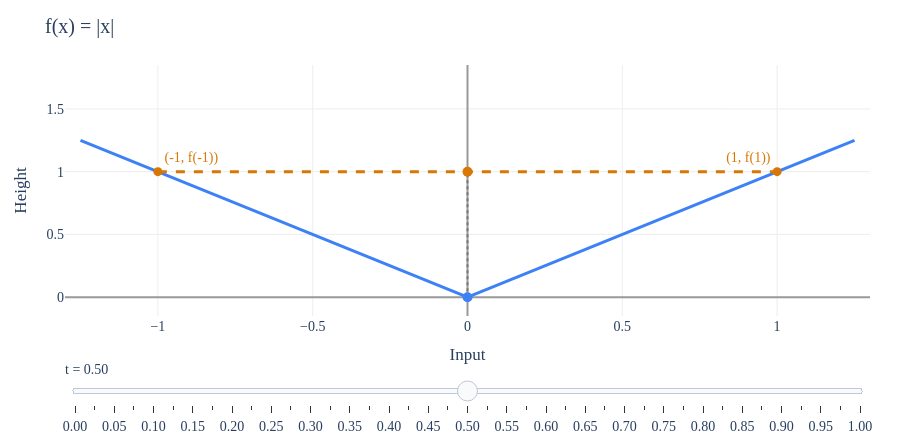

Notebook source saved alongside this figure:
### Code cell
make_secant_explorer(1)

### Figure 1 — Plotly figure (JSON) as saved in the notebook; plotly's stock layout.template omitted (floating-point values rounded to 4 significant figures; data arrays with more than 128 entries replaced by an {"elided": "..."} marker saying what was removed)
{"data": [{"hovertemplate": "Input: %{x:.2f}<br>f(input): %{y:.2f}<extra></extra>", "line": {"color": "#3d81f6", "width": 3}, "type": "scatter", "x": {"elided": "301 float values"}, "y": {"elided": "301 float values"}}, {"line": {"color": "#d97706", "dash": "dash", "width": 3}, "marker": {"size": 9}, "mode": "lines+markers+text", "text": ["(-1, f(-1))", "(1, f(1))"], "textfont": {"color": "#d97706", "family": "Palatino Linotype, Palatino, serif", "size": 14}, "textposition": ["top right", "top left"], "type": "scatter", "x": [-1, 1], "y": [1, 1]}, {"line": {"color": "#777", "dash": "dot"}, "marker": {"color": ["#3d81f6", "#d97706"], "size": 10}, "mode": "lines+markers", "type": "scatter", "x": [0, 0], "y": [0, 1.0]}], "layout": {"autosize": true, "font": {"family": "Palatino Linotype, Palatino, serif", "size": 14}, "height": 440, "margin": {"b": 100, "l": 65, "r": 30, "t": 65}, "paper_bgcolor": "white", "plot_bgcolor": "white", "showlegend": false, "sliders": [{"active": 20, "currentvalue": {"prefix": "t = "}, "pad": {"t": 40}, "steps": [{"args": [{"x": [[-1.0, -1.0]], "y": [[1.0, 1.0]]}, [2]], "label": "0.00", "method": "restyle"}, {"args": [{"x": [[-0.95, -0.95]], "y": [[0.95, 1.0]]}, [2]], "label": "0.03", "method": "restyle"}, {"args": [{"x": [[-0.9, -0.9]], "y": [[0.9, 1.0]]}, [2]], "label": "0.05", "method": "restyle"}, {"args": [{"x": [[-0.85, -0.85]], "y": [[0.85, 1.0]]}, [2]], "label": "0.08", "method": "restyle"}, {"args": [{"x": [[-0.8, -0.8]], "y": [[0.8, 1.0]]}, [2]], "label": "0.10", "method": "restyle"}, {"args": [{"x": [[-0.75, -0.75]], "y": [[0.75, 1.0]]}, [2]], "label": "0.12", "method": "restyle"}, {"args": [{"x": [[-0.7, -0.7]], "y": [[0.7, 1.0]]}, [2]], "label": "0.15", "method": "restyle"}, {"args": [{"x": [[-0.65, -0.65]], "y": [[0.65, 1.0]]}, [2]], "label": "0.18", "method": "restyle"}, {"args": [{"x": [[-0.6, -0.6]], "y": [[0.6, 1.0]]}, [2]], "label": "0.20", "method": "restyle"}, {"args": [{"x": [[-0.55, -0.55]], "y": [[0.55, 1.0]]}, [2]], "label": "0.23", "method": "restyle"}, {"args": [{"x": [[-0.5, -0.5]], "y": [[0.5, 1.0]]}, [2]], "label": "0.25", "method": "restyle"}, {"args": [{"x": [[-0.45, -0.45]], "y": [[0.45, 1.0]]}, [2]], "label": "0.28", "method": "restyle"}, {"args": [{"x": [[-0.4, -0.4]], "y": [[0.4, 1.0]]}, [2]], "label": "0.30", "method": "restyle"}, {"args": [{"x": [[-0.35, -0.35]], "y": [[0.35, 1.0]]}, [2]], "label": "0.33", "method": "restyle"}, {"args": [{"x": [[-0.3, -0.3]], "y": [[0.3, 1.0]]}, [2]], "label": "0.35", "method": "restyle"}, {"args": [{"x": [[-0.25, -0.25]], "y": [[0.25, 1.0]]}, [2]], "label": "0.38", "method": "restyle"}, {"args": [{"x": [[-0.2, -0.2]], "y": [[0.2, 1.0]]}, [2]], "label": "0.40", "method": "restyle"}, {"args": [{"x": [[-0.15, -0.15]], "y": [[0.15, 1.0]]}, [2]], "label": "0.43", "method": "restyle"}, {"args": [{"x": [[-0.1, -0.1]], "y": [[0.1, 1.0]]}, [2]], "label": "0.45", "method": "restyle"}, {"args": [{"x": [[-0.05, -0.05]], "y": [[0.05, 1.0]]}, [2]], "label": "0.48", "method": "restyle"}, {"args": [{"x": [[0.0, 0.0]], "y": [[0.0, 1.0]]}, [2]], "label": "0.50", "method": "restyle"}, {"args": [{"x": [[0.05, 0.05]], "y": [[0.05, 1.0]]}, [2]], "label": "0.53", "method": "restyle"}, {"args": [{"x": [[0.1, 0.1]], "y": [[0.1, 1.0]]}, [2]], "label": "0.55", "method": "restyle"}, {"args": [{"x": [[0.15, 0.15]], "y": [[0.15, 1.0]]}, [2]], "label": "0.58", "method": "restyle"}, {"args": [{"x": [[0.2, 0.2]], "y": [[0.2, 1.0]]}, [2]], "label": "0.60", "method": "restyle"}, {"args": [{"x": [[0.25, 0.25]], "y": [[0.25, 1.0]]}, [2]], "label": "0.62", "method": "restyle"}, {"args": [{"x": [[0.3, 0.3]], "y": [[0.3, 1.0]]}, [2]], "label": "0.65", "method": "restyle"}, {"args": [{"x": [[0.35, 0.35]], "y": [[0.35, 1.0]]}, [2]], "label": "0.68", "method": "restyle"}, {"args": [{"x": [[0.4, 0.4]], "y": [[0.4, 1.0]]}, [2]], "label": "0.70", "method": "restyle"}, {"args": [{"x": [[0.45, 0.45]], "y": [[0.45, 1.0]]}, [2]], "label": "0.73", "method": "restyle"}, {"args": [{"x": [[0.5, 0.5]], "y": [[0.5, 1.0]]}, [2]], "label": "0.75", "method": "restyle"}, {"args": [{"x": [[0.55, 0.55]], "y": [[0.55, 1.0]]}, [2]], "label": "0.78", "method": "restyle"}, {"args": [{"x": [[0.6, 0.6]], "y": [[0.6, 1.0]]}, [2]], "label": "0.80", "method": "restyle"}, {"args": [{"x": [[0.65, 0.65]], "y": [[0.65, 1.0]]}, [2]], "label": "0.83", "method": "restyle"}, {"args": [{"x": [[0.7, 0.7]], "y": [[0.7, 1.0]]}, [2]], "label": "0.85", "method": "restyle"}, {"args": [{"x": [[0.75, 0.75]], "y": [[0.75, 1.0]]}, [2]], "label": "0.88", "method": "restyle"}, {"args": [{"x": [[0.8, 0.8]], "y": [[0.8, 1.0]]}, [2]], "label": "0.90", "method": "restyle"}, {"args": [{"x": [[0.85, 0.85]], "y": [[0.85, 1.0]]}, [2]], "label": "0.93", "method": "restyle"}, {"args": [{"x": [[0.9, 0.9]], "y": [[0.9, 1.0]]}, [2]], "label": "0.95", "method": "restyle"}, {"args": [{"x": [[0.95, 0.95]], "y": [[0.95, 1.0]]}, [2]], "label": "0.98", "method": "restyle"}, {"args": [{"x": [[1.0, 1.0]], "y": [[1.0, 1.0]]}, [2]], "label": "1.00", "method": "restyle"}]}], "title": {"text": "f(x) = |x|"}, "xaxis": {"gridcolor": "#eeeeee", "range": [-1.3, 1.3], "title": {"text": "Input"}, "zerolinecolor": "#999999"}, "yaxis": {"gridcolor": "#eeeeee", "range": [-0.15, 1.85], "title": {"text": "Height"}, "zerolinecolor": "#999999"}}}
